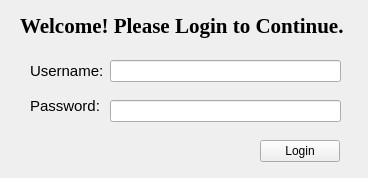
<?xml version="1.0" encoding="UTF-8"?>
<ui version="4.0">
 <class>LoginScreen</class>
 <widget class="QMainWindow" name="LoginScreen">
  <property name="geometry">
   <rect>
    <x>0</x>
    <y>0</y>
    <width>368</width>
    <height>178</height>
   </rect>
  </property>
  <property name="cursor">
   <cursorShape>ArrowCursor</cursorShape>
  </property>
  <property name="windowTitle">
   <string>Login</string>
  </property>
  <property name="tabShape">
   <enum>QTabWidget::Rounded</enum>
  </property>
  <widget class="QWidget" name="centralwidget">
   <widget class="QLabel" name="label">
    <property name="geometry">
     <rect>
      <x>20</x>
      <y>10</y>
      <width>331</width>
      <height>31</height>
     </rect>
    </property>
    <property name="font">
     <font>
      <family>Times New Roman</family>
      <pointsize>16</pointsize>
      <weight>75</weight>
      <bold>true</bold>
     </font>
    </property>
    <property name="text">
     <string>Welcome! Please Login to Continue.</string>
    </property>
   </widget>
   <widget class="QPushButton" name="loginButton">
    <property name="geometry">
     <rect>
      <x>260</x>
      <y>140</y>
      <width>80</width>
      <height>22</height>
     </rect>
    </property>
    <property name="text">
     <string>Login</string>
    </property>
   </widget>
   <widget class="QLineEdit" name="passText">
    <property name="geometry">
     <rect>
      <x>110</x>
      <y>100</y>
      <width>231</width>
      <height>22</height>
     </rect>
    </property>
   </widget>
   <widget class="QLabel" name="label_2">
    <property name="geometry">
     <rect>
      <x>30</x>
      <y>70</y>
      <width>72</width>
      <height>71</height>
     </rect>
    </property>
    <property name="font">
     <font>
      <pointsize>11</pointsize>
     </font>
    </property>
    <property name="text">
     <string>Password:</string>
    </property>
   </widget>
   <widget class="QLabel" name="label_3">
    <property name="geometry">
     <rect>
      <x>30</x>
      <y>60</y>
      <width>72</width>
      <height>22</height>
     </rect>
    </property>
    <property name="font">
     <font>
      <pointsize>11</pointsize>
     </font>
    </property>
    <property name="text">
     <string>Username:</string>
    </property>
   </widget>
   <widget class="QLineEdit" name="unameText">
    <property name="geometry">
     <rect>
      <x>110</x>
      <y>60</y>
      <width>231</width>
      <height>22</height>
     </rect>
    </property>
   </widget>
  </widget>
 </widget>
 <resources/>
 <connections/>
</ui>
